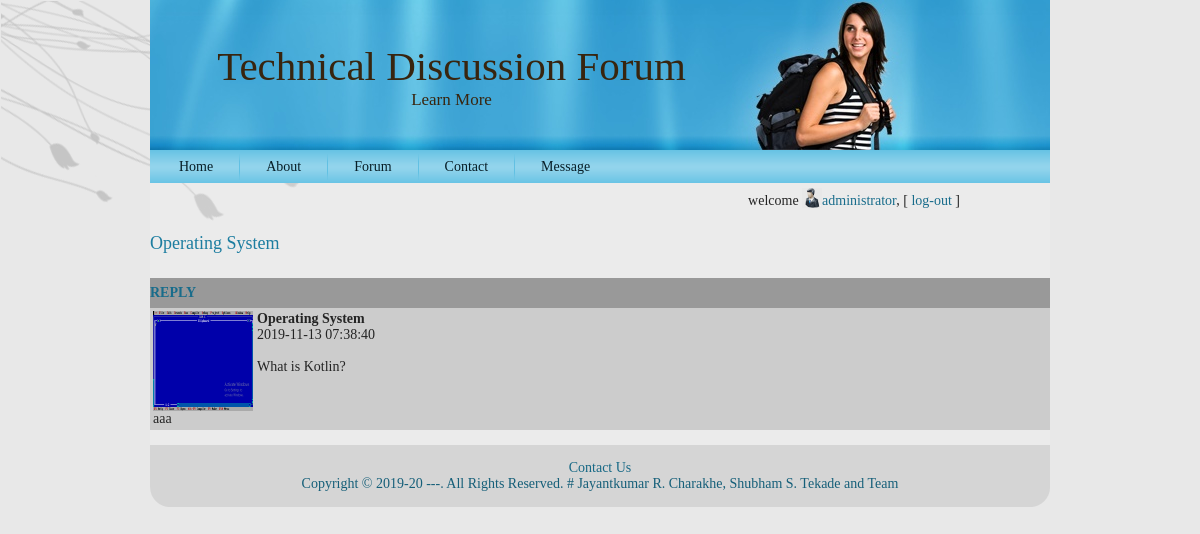
Screenshot of /questionview.php?qid=50 (signed in) with the database file from the repository.
### tables this page shows
CREATE TABLE `question` (
  `question_id` int(11) NOT NULL,
  `heading` varchar(50) NOT NULL,
  `question_detail` varchar(2000) NOT NULL,
  `datetime` timestamp NOT NULL DEFAULT CURRENT_TIMESTAMP,
  `user_id` int(11) NOT NULL,
  `subtopic_id` int(11) NOT NULL,
  `views` int(11) NOT NULL
);

CREATE TABLE `user` (
  `user_id` int(11) NOT NULL,
  `country` varchar(50) NOT NULL,
  `state` varchar(50) NOT NULL,
  `address` varchar(500) NOT NULL,
  `user_type` varchar(50) NOT NULL,
  `username` varchar(50) DEFAULT NULL,
  `fullname` varchar(50) DEFAULT NULL,
  `password` varchar(50) DEFAULT NULL,
  `user_acc_active` tinyint(1) DEFAULT NULL,
  `dob` date NOT NULL,
  `e_mail` varchar(100) DEFAULT NULL,
  `gender` varchar(20) NOT NULL,
  `uimg` varchar(255) NOT NULL,
  `isuser` tinyint(1) NOT NULL
);

### utility.php (called while the page is built, shortened)
<?php
	function ExecuteQuery ($sql)
	{
		$con=mysqli_connect ("localhost","root","","tech_forum");
		mysqli_select_db ($con,"tech_forum");
		$rows = mysqli_query ($con,$sql);
		return $rows;
	}
?>

### questionview.php (the view, shortened to what this page needs)
<?php session_start();
require("header.php");
require("checkUser.php");
?>
<?php
$str="SELECT * from question, user where  user.user_id=question.user_id AND question_id=$_GET[qid]";
	$result=ExecuteQuery($str);
	$no_rows = mysqli_num_rows($result);
	if ($no_rows > 0)
	{
		while($row = mysqli_fetch_array($result))
		{
			$head = $row['heading'];
			echo "<h4>";
			echo $head;
			echo "</h4>";
			echo "<span class='box2'>";
			echo "<span class='head'><a href='answer.php?id=$_GET[qid]'>REPLY</a></span>";
			echo "<table>";
			echo "<tr><td valign='top' width='100px'>
				<img src='$row[uimg]' alt='' class='uimg'/>
				<br/>
			$row[fullname]
			<td valign='top'>
			<b>$head</b><br/>
			$row[datetime]<br/><br/>
			$row[question_detail]</tr>";
			echo "</table></span><div class='h10'></div>";
		}
	}
?>
<?php
require("footer.php")?>

### res/style.css (style rules this page uses)
.h10 { height: 10px; }
.box2 .head { display:block; height:30px; background-color:#999999; font-weight:bold; line-height:30px; }
.box2 { width: auto; background-color:#CCC; display:block; }
body { margin: 0 auto; padding: 0; background-color: #E8E8E8; }
body { font-family: Georgia, "Times New Roman", Times, Serif; font-size: 14px; color: #242424; }
a { font-family: Georgia, "Times New Roman", Times, Serif; text-decoration: none; color: #186C8B; }
a:link { font-family: Georgia, "Times New Roman", Times, Serif; text-decoration: none; color: #186C8B; }
h1, h2, h3, h4, h5, h6, h1 a, h2 a, h3 a, h4 a, h5 a, h6 a h1 a:hover, h2 a:hover, h3 a:hover, h4 a:hover, h5 a:hover, h6 a:hover h1 a:visited, h2 a:visited, h3 a:visited, h4 a:visited, h5 a:visited, h6 a:visited { font-weight: normal; font-style: normal; text-decoration: none; }
h4, h4 a, h4 a:link, h4 a:visited, h4 a:hover { font-family: Georgia, "Times New Roman", Times, Serif; font-size: 18px; color: #1C7DA0; }

### rows the page displays
question: heading "Operating System", user.uimg (picture), user.fullname "aaa", datetime "2019-11-13 07:38:40", question_detail "What is Kotlin?"

### other values shown
$_SESSION["fn"] "administrator"
